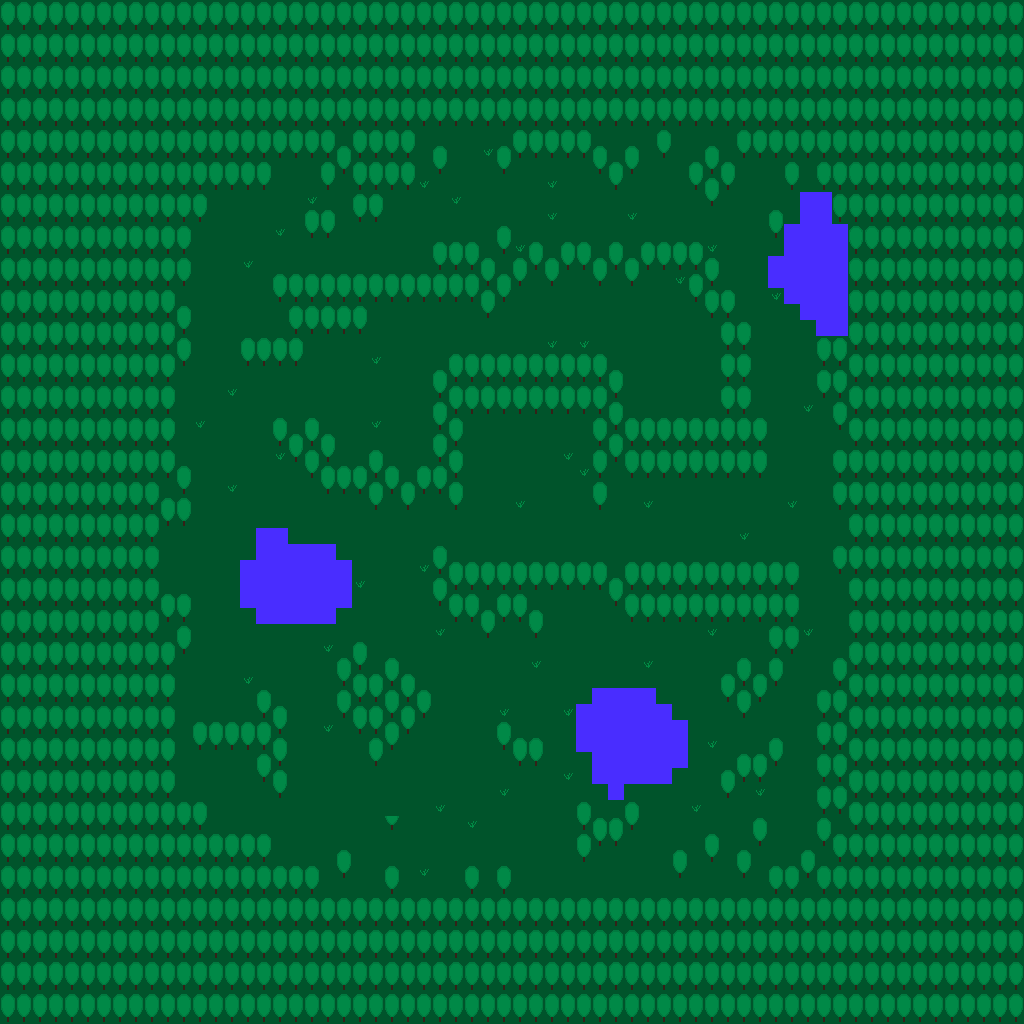

Tiled map render using the project's own tile images. Description and the map definition, with tile-layer contents summarised, below:
An orthogonal 64x64 tile map with 16x16 px tiles, 3 tile layers (Layer 1, Collision Layer, Tile Layer 3) and 23 objects (17x BLUE_SLIME, 3x CHEST, START, GREEN_PORTAL, TELEPORTER).

<map version="1.2" tiledversion="1.2.3536" orientation="orthogonal" renderorder="right-down" width="64" height="64" tilewidth="16" tileheight="16" infinite="0" nextlayerid="14" nextobjectid="306">
 <tileset firstgid="1" source="plains.tsx" />
 <layer id="11" name="Layer 1" width="64" height="64">
  <data>[4096 cells, 4096 non-empty, 2 distinct tile ids]</data>
 </layer>
 <layer id="12" name="Collision Layer" width="64" height="64">
  <data>[4096 cells, 2705 non-empty, 2 distinct tile ids]</data>
 </layer>
 <objectgroup id="4" name="Object Layer 1">
  <object id="208" name="START" x="524.917" y="499.425" />
  <object id="210" name="GREEN_PORTAL" x="532.074" y="457.015" />
  <object id="224" name="CASTLE" type="TELEPORTER" x="531.828" y="457.015">
   <properties>
    <property name="ID" type="float" value="79986" />
   </properties>
  </object>
  <object id="270" name="BLUE_SLIME" x="783.333" y="506.667" />
  <object id="287" name="BLUE_SLIME" x="694" y="663.333" />
  <object id="288" name="BLUE_SLIME" x="430.667" y="777.333" />
  <object id="289" name="BLUE_SLIME" x="537.333" y="848" />
  <object id="290" name="BLUE_SLIME" x="228" y="641.333" />
  <object id="291" name="BLUE_SLIME" x="230.667" y="470.667" />
  <object id="292" name="BLUE_SLIME" x="226.667" y="278.667" />
  <object id="293" name="BLUE_SLIME" x="468" y="202.667" />
  <object id="294" name="BLUE_SLIME" x="385.333" y="382.667" />
  <object id="295" name="BLUE_SLIME" x="562.667" y="308" />
  <object id="296" name="BLUE_SLIME" x="656" y="342.667" />
  <object id="297" name="BLUE_SLIME" x="665.333" y="212" />
  <object id="298" name="BLUE_SLIME" x="793.333" y="388" />
  <object id="299" name="BLUE_SLIME" x="388" y="613.333" />
  <object id="300" name="BLUE_SLIME" x="490.667" y="682.667" />
  <object id="301" name="BLUE_SLIME" x="228" y="785.333" />
  <object id="302" name="BLUE_SLIME" x="625.333" y="877.333" />
  <object id="303" name="CHEST" x="289.333" y="186.667" />
  <object id="304" name="CHEST" x="674.5" y="393.5" />
  <object id="305" name="CHEST" x="579" y="615.5" />
 </objectgroup>
 <layer id="13" name="Tile Layer 3" width="64" height="64">
  <data>[4096 cells, 100 non-empty, 1 distinct tile ids]</data>
 </layer>
</map>
